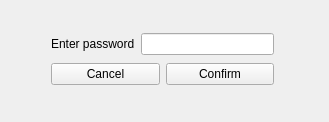
<?xml version="1.0" encoding="UTF-8"?>
<ui version="4.0">
 <class>Pass</class>
 <widget class="QWidget" name="Pass">
  <property name="geometry">
   <rect>
    <x>0</x>
    <y>0</y>
    <width>329</width>
    <height>122</height>
   </rect>
  </property>
  <property name="windowTitle">
   <string>Enter password</string>
  </property>
  <widget class="QWidget" name="">
   <property name="geometry">
    <rect>
     <x>51</x>
     <y>31</y>
     <width>223</width>
     <height>58</height>
    </rect>
   </property>
   <layout class="QGridLayout" name="gridLayout">
    <item row="0" column="0">
     <layout class="QHBoxLayout" name="horizontalLayout">
      <item>
       <widget class="QLabel" name="label">
        <property name="text">
         <string>Enter password</string>
        </property>
       </widget>
      </item>
      <item>
       <widget class="QLineEdit" name="PassWord">
        <property name="text">
         <string/>
        </property>
        <property name="echoMode">
         <enum>QLineEdit::Password</enum>
        </property>
       </widget>
      </item>
     </layout>
    </item>
    <item row="1" column="0">
     <layout class="QHBoxLayout" name="horizontalLayout_2">
      <item>
       <widget class="QPushButton" name="Cancel">
        <property name="text">
         <string>Cancel</string>
        </property>
       </widget>
      </item>
      <item>
       <widget class="QPushButton" name="Confirm">
        <property name="text">
         <string>Сonfirm</string>
        </property>
       </widget>
      </item>
     </layout>
    </item>
   </layout>
  </widget>
 </widget>
 <resources/>
 <connections/>
</ui>
